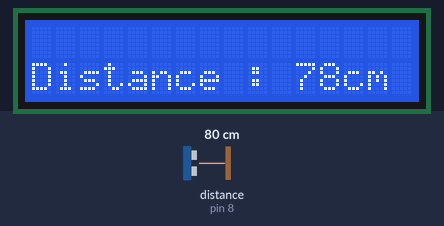
Simulated run of this sketch. Board: Arduino Uno, built with avr-gcc and run on an emulated ATmega328P. Parts: 16×2 character LCD. Wiring (inferred from the names in the program): ultrasonic range finder: trigger pin 9; echo pin 8. The inputs (shaded band) are chosen by the test bench; at power-on: distance to the obstacle (sensor on pin 8) 80 cm. The echo pulse lasts 58.3 µs per cm; what the sketch prints to the serial monitor is not drawn.

Above: at 1.2 s.
1.3 s: distance to the obstacle (sensor on pin 8) set to 2 cm
At 2.3 s:
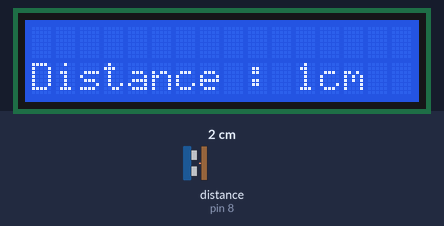
3.1 s: distance to the obstacle (sensor on pin 8) set to 250 cm
At 3.8 s:
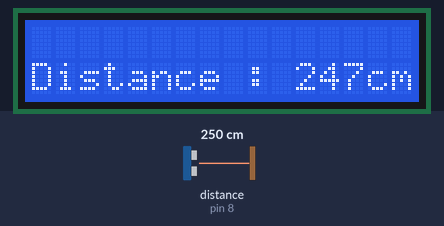
4.6 s: distance to the obstacle (sensor on pin 8) set to 4 cm
At 6.0 s:
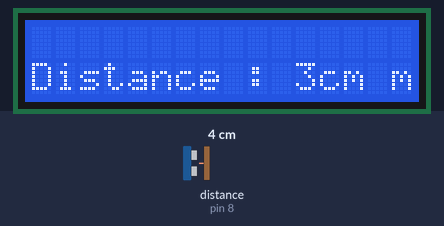
Timing chart, 0 to 7.6 s (numbered marks = the images above; inputs shaded):
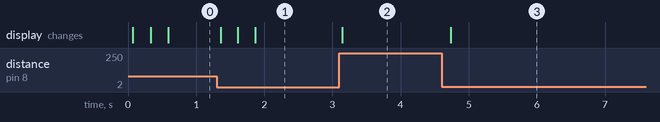

Measured:
- after the input at 1.3 s, the display: changes after 0.06 s (image 1)
- after the input at 3.1 s, the display: changes at once (image 2)
- after the input at 4.6 s, the display: changes after 0.14 s (image 3)

The sketch:

sketch_jul24b_HC-SR04.ino
```cpp
#define TRIG 9 //TRIG 핀 설정 (초음파 보내는 핀)
#define ECHO 8 //ECHO 핀 설정 (초음파 받는 핀)

#include <LiquidCrystal.h>
LiquidCrystal lcd(14, 15, 16, 17, 18, 19);

void setup() {
  Serial.begin(9600);

  lcd.begin(16,2);
	lcd.clear();

  pinMode(TRIG, OUTPUT);
  pinMode(ECHO, INPUT);
}

void loop()
{
  long duration, distance;
  //int
  digitalWrite(TRIG, LOW);
  delayMicroseconds(2);
  digitalWrite(TRIG, HIGH);
  delayMicroseconds(10);
  digitalWrite(TRIG, LOW);

  duration = pulseIn (ECHO, HIGH); //물체에 반사되어돌아온 초음파의 시간을 변수에 저장합니다.
  //34000*초음파가 물체로 부터 반사되어 돌아오는시간 /1000000 / 2(왕복값이아니라 편도값이기때문에 나누기2를 해줍니다.)
  //초음파센서의 거리값이 위 계산값과 동일하게 Cm로 환산되는 계산공식 입니다. 수식이 간단해지도록 적용했습니다.

  distance = duration * 17 / 1000;

  //PC모니터로 초음파 거리값을 확인 하는 코드 입니다.
  Serial.println(duration ); //초음파가 반사되어 돌아오는 시간을 보여줍니다.
  Serial.print("\nDIstance : ");
  Serial.print(distance); //측정된 물체로부터 거리값(cm값)을 보여줍니다.
  Serial.println(" Cm");

  lcd.setCursor(0,1); //LCD 2번째 줄에
  lcd.print("Distance : ");
  lcd.print(distance);
  lcd.print("cm ");

  delay(250); //1초마다 측정값을 보여줍니다.
}
```
